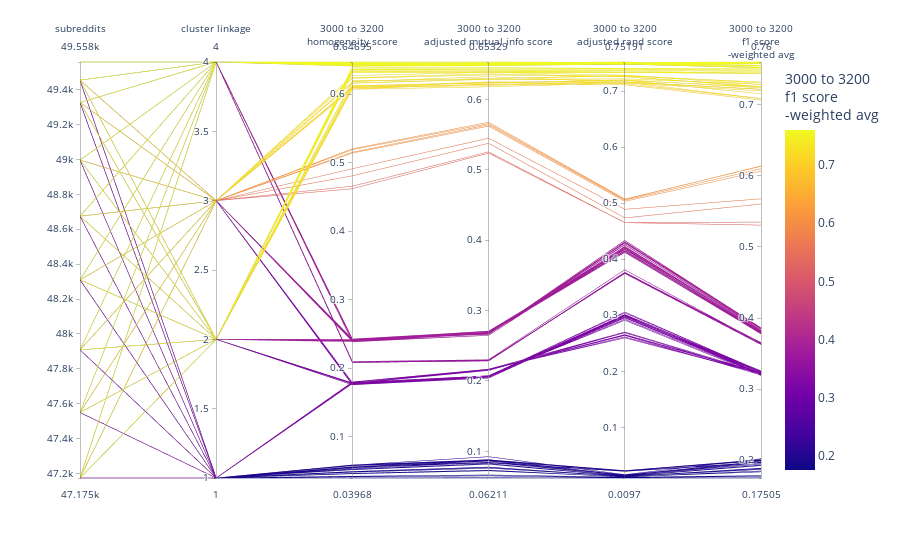

Notebook code cell kept with this figure:
### Code cell
l_cols_plot_raw_ = l_parallel_params + l_parallel_metrics_3k
l_cols_plot_clean_ = [rename_col_for_display(c) for c in l_cols_plot_raw_]
df_plot_ = (
    df_mlf_clustering_candidates[l_cols_plot_raw_]
    .rename(columns={c: rename_col_for_display(c) for c in l_cols_plot_raw_})
    .reset_index(drop=True)
)
# remap cluster linkage so it shows up in plot
col_linkage_clean = ['cluster linkage']
df_plot_[col_linkage_clean] = df_plot_[col_linkage_clean].replace(d_linkage_to_num)
print(f"Linkage names:\n {d_num_to_linkage}")

fig = px.parallel_coordinates(
    df_plot_,
    color=l_cols_plot_clean_[-1],
    # dimensions=l_cols_plot_clean_,
    # labels={},
    # color_continuous_scale=px.colors.diverging.Tealrose,
    # color_continuous_midpoint=2
)
fig.show()

### Figure 1 — Plotly figure (JSON) as saved in the notebook; plotly's stock layout.template omitted (floating-point values rounded to 4 significant figures; data arrays with more than 128 entries replaced by an {"elided": "..."} marker saying what was removed)
{"data": [{"dimensions": [{"label": "subreddits", "values": {"elided": "132 int values"}}, {"label": "cluster linkage", "values": {"elided": "132 int values"}}, {"label": "3000 to 3200<br>homogeneity score<br>", "values": {"elided": "132 float values"}}, {"label": "3000 to 3200<br>adjusted mutual info score<br>", "values": {"elided": "132 float values"}}, {"label": "3000 to 3200<br>adjusted rand score<br>", "values": {"elided": "132 float values"}}, {"label": "3000 to 3200<br>f1 score<br>-weighted avg<br>", "values": {"elided": "132 float values"}}], "domain": {"x": [0, 1], "y": [0, 1]}, "line": {"color": {"elided": "132 float values"}, "coloraxis": "coloraxis"}, "name": "", "type": "parcoords"}], "layout": {"coloraxis": {"colorbar": {"title": {"text": "3000 to 3200<br>f1 score<br>-weighted avg<br>"}}, "colorscale": [[0, "#0d0887"], [0.1111, "#46039f"], [0.2222, "#7201a8"], [0.3333, "#9c179e"], [0.4444, "#bd3786"], [0.5556, "#d8576b"], [0.6667, "#ed7953"], [0.7778, "#fb9f3a"], [0.8889, "#fdca26"], [1, "#f0f921"]]}, "legend": {"tracegroupgap": 0}, "margin": {"t": 60}}}
